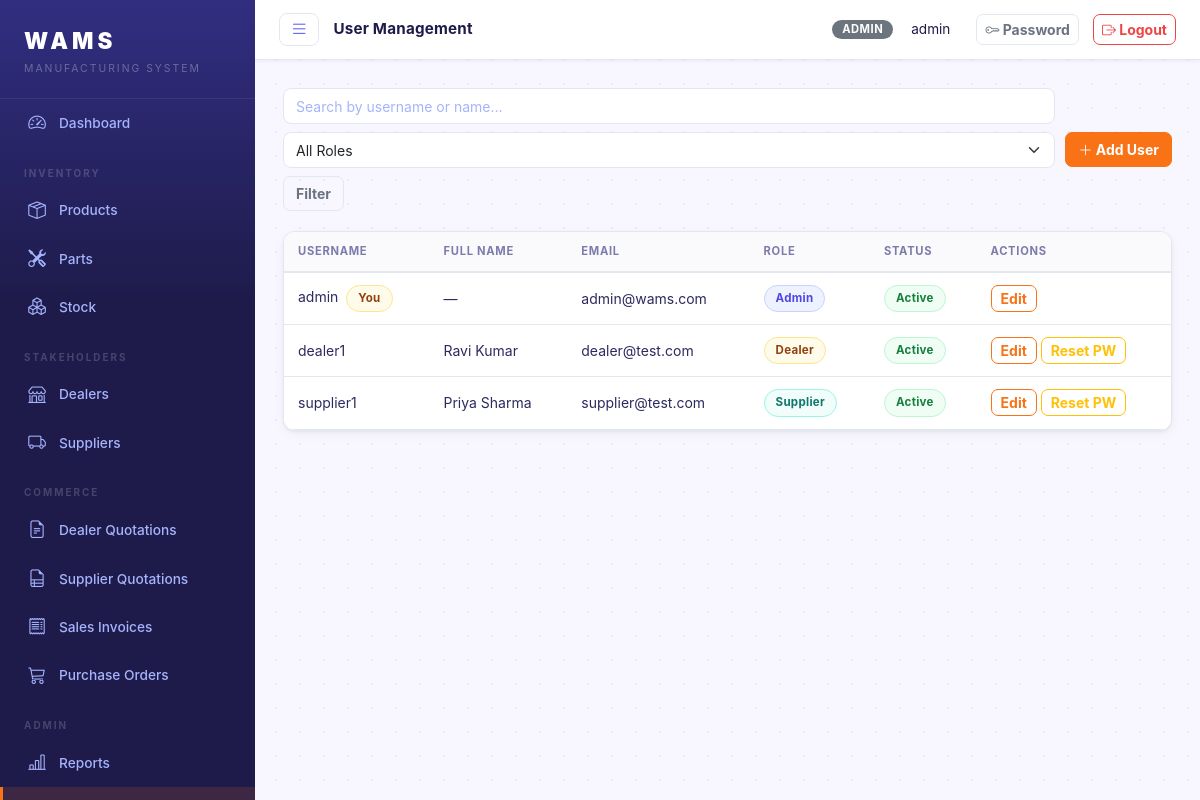
Page /users/ (signed in) on the earlier database version.
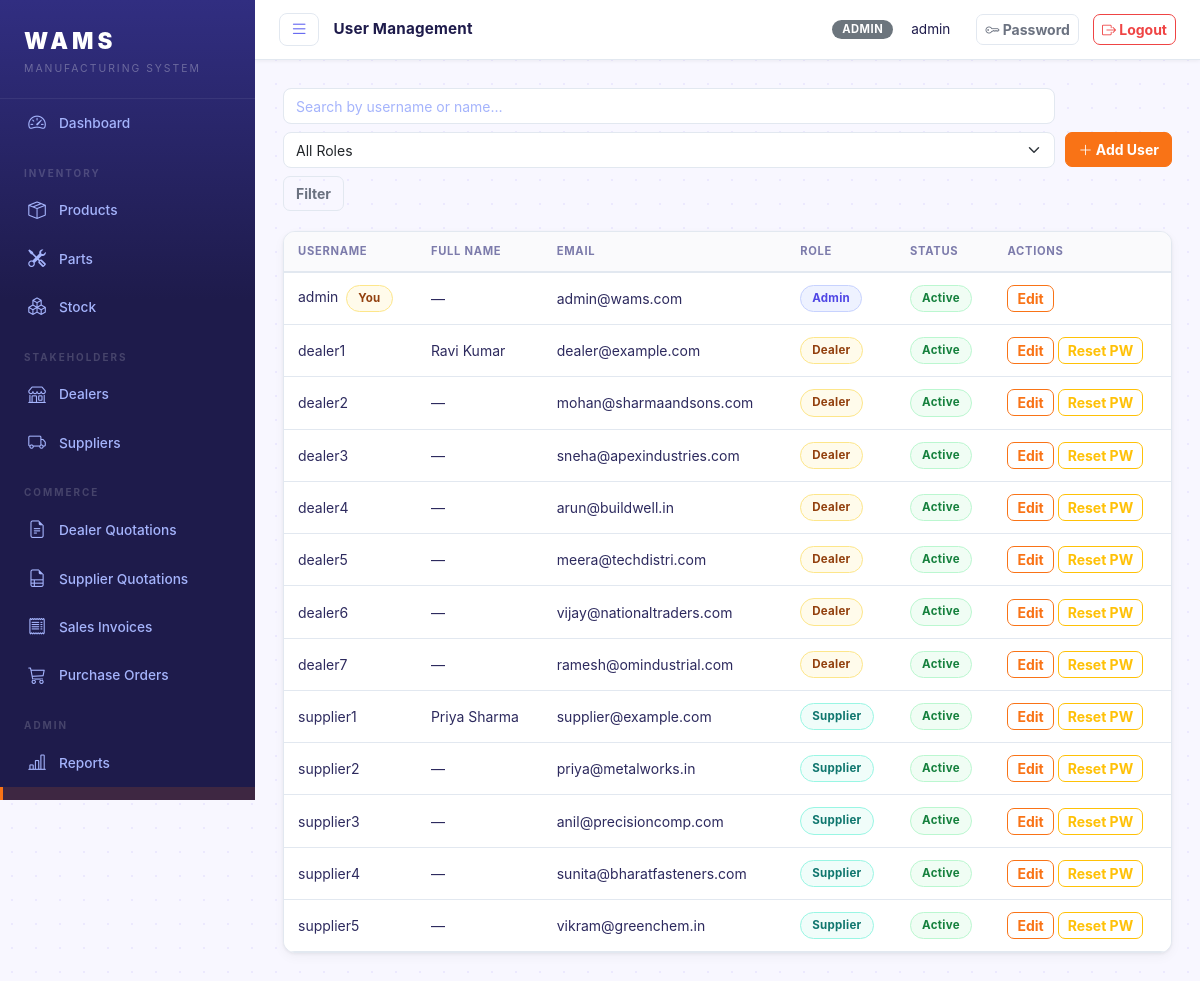
Same page on the later database version.
### core/models.py (models this page shows, shortened)
class User(AbstractUser):
    ROLE_CHOICES = [
        ('admin', 'Admin'),
        ('dealer', 'Dealer'),
        ('supplier', 'Supplier'),
    ]
    role = models.CharField(max_length=20, choices=ROLE_CHOICES, default='dealer')
    phone = models.CharField(max_length=20, blank=True)

### core/views.py (the view)
# urls.py: path('users/', views.user_list, name='user_list'),
@login_required
@admin_required
def user_list(request):
    qs = User.objects.all().order_by('role', 'username')
    q = request.GET.get('q', '').strip()
    if q:
        qs = qs.filter(Q(username__icontains=q) | Q(first_name__icontains=q) | Q(last_name__icontains=q))
    role = request.GET.get('role', '')
    if role:
        qs = qs.filter(role=role)
    page = paginate(request, qs)
    return render(request, 'core/users/list.html', {
        'page_obj': page, 'q': q, 'role': role,
        'role_choices': User.ROLE_CHOICES,
    })

### core/views.py (called while the page is built)
def paginate(request, qs, per_page=20):
    paginator = Paginator(qs, per_page)
    page = request.GET.get('page', 1)
    return paginator.get_page(page)

### templates/core/users/list.html (shortened to what this page needs)
{% extends 'base.html' %}
{% block page_title %}User Management{% endblock %}
{% block content %}
<div class="page-toolbar">
  <form class="search-form" method="get">
    <input type="text" name="q" value="{{ q }}" class="form-control" placeholder="Search by username or name…">
    <select name="role" class="form-select">
      <option value="">All Roles</option>
    </select>
    <button class="btn btn-outline-secondary">Filter</button>
  </form>
  <a href="{% url 'user_create' %}" class="btn btn-primary"><i class="bi bi-plus-lg"></i> Add User</a>
</div>
<div class="card">
  <div class="card-body p-0">
    <table class="table table-hover mb-0">
      <thead>
        <tr><th>Username</th><th>Full Name</th><th>Email</th><th>Role</th><th>Status</th><th>Actions</th></tr>
      </thead>
      <tbody>
      {% for u in page_obj %}
      <tr>
        <td>
          {{ u.username }}
          {% if u == request.user %}<span class="badge-status badge-pending ms-1">You</span>{% endif %}
        </td>
        <td>{{ u.get_full_name|default:"—" }}</td>
        <td>{{ u.email|default:"—" }}</td>
        <td>
          {% if u.role == 'admin' %}<span class="badge-status badge-sent">{{ u.get_role_display }}</span>
          {% elif u.role == 'dealer' %}<span class="badge-status badge-pending">{{ u.get_role_display }}</span>
          {% else %}<span class="badge-status badge-received">{{ u.get_role_display }}</span>
          {% endif %}
        </td>
        <td>
          {% if u.is_active %}
          <span class="badge-status badge-accepted">Active</span>
          {% else %}
          <span class="badge-status badge-draft">Inactive</span>
          {% endif %}
        </td>
        <td>
          <a href="{% url 'user_edit' u.pk %}" class="btn btn-xs btn-outline-primary">Edit</a>
          {% if u != request.user %}
          <a href="{% url 'user_reset_password' u.pk %}" class="btn btn-xs btn-outline-warning">Reset PW</a>
          {% endif %}
        </td>
      </tr>
      {% empty %}
      <tr><td colspan="6" class="text-center text-muted py-4">No users found.</td></tr>
      {% endfor %}
      </tbody>
    </table>
  </div>
</div>
{% endblock %}

### templates/base.html (shortened to what the changed rows need)
{% load static %}
<!DOCTYPE html>
<html lang="en">
<head>
<link rel="stylesheet" href="https://cdn.jsdelivr.net/npm/bootstrap@5.3.2/dist/css/bootstrap.min.css">
<link rel="stylesheet" href="https://cdn.jsdelivr.net/npm/bootstrap-icons@1.11.3/font/bootstrap-icons.css">
<link rel="stylesheet" href="{% static 'css/style.css' %}">
</head>
<body>
<div class="app-wrapper">
  <nav class="sidebar" id="sidebar">
    <ul class="sidebar-menu">
      {% if user.role == 'admin' %}
      <li class="menu-section">Inventory</li>
      <li>
        <a href="{% url 'product_list' %}" class="{% if 'product' in request.resolver_match.url_name %}active{% endif %}">
          <i class="bi bi-box-seam"></i> Products
        </a>
      </li>
      <li>
        <a href="{% url 'part_list' %}" class="{% if 'part' in request.resolver_match.url_name %}active{% endif %}">
          <i class="bi bi-tools"></i> Parts
        </a>
      </li>
      <li>
        <a href="{% url 'stock_overview' %}" class="{% if 'stock' in request.resolver_match.url_name %}active{% endif %}">
          <i class="bi bi-boxes"></i> Stock
        </a>
      </li>
      <li class="menu-section">Stakeholders</li>
      <li>
        <a href="{% url 'dealer_list' %}" class="{% if 'dealer_list' in request.resolver_match.url_name or 'dealer_create' in request.resolver_match.url_name or 'dealer_update' in request.resolver_match.url_name %}active{% endif %}">
          <i class="bi bi-shop"></i> Dealers
        </a>
      </li>
      <li>
        <a href="{% url 'supplier_list' %}" class="">
          <i class="bi bi-truck"></i> Suppliers
        </a>
      </li>
      <li class="menu-section">Commerce</li>
      <li>
        <a href="{% url 'dealer_quotation_list' %}" class="{% if 'dealer_quotation' in request.resolver_match.url_name %}active{% endif %}">
          <i class="bi bi-file-earmark-text"></i> Dealer Quotations
        </a>
      </li>
      <li>
        <a href="{% url 'supplier_quotation_list' %}" class="{% if 'supplier_quotation' in request.resolver_match.url_name %}active{% endif %}">
          <i class="bi bi-file-earmark-ruled"></i> Supplier Quotations
        </a>
      </li>
      <li>
        <a href="{% url 'dealer_transaction_list' %}" class="{% if 'dealer_transaction' in request.resolver_match.url_name %}active{% endif %}">
          <i class="bi bi-receipt"></i> Sales Invoices
        </a>
      </li>
      <li>
        <a href="{% url 'supplier_transaction_list' %}" class="{% if 'supplier_transaction' in request.resolver_match.url_name %}active{% endif %}">
          <i class="bi bi-cart3"></i> Purchase Orders
        </a>
      </li>
      <li class="menu-section">Admin</li>
      <li>
        <a href="{% url 'reports' %}" class="{% if 'reports' in request.resolver_match.url_name %}active{% endif %}">
          <i class="bi bi-bar-chart-line"></i> Reports
        </a>
      </li>
      <li>
        <a href="{% url 'user_list' %}" class="{% if 'user' in request.resolver_match.url_name %}active{% endif %}">
          <i class="bi bi-people"></i> Users
        </a>
      </li>
      {% endif %}
    </ul>
  </nav>
  <div class="content-area" id="contentArea">
    <header class="topbar">
      <div class="topbar-right">
        <span class="badge bg-secondary text-uppercase me-2">{{ user.role }}</span>
        <span class="me-3">{{ user.get_full_name|default:user.username }}</span>
        <a href="{% url 'change_password' %}" class="btn btn-sm btn-outline-secondary me-1">
          <i class="bi bi-key"></i> Password
        </a>
        <a href="{% url 'logout' %}" class="btn btn-sm btn-outline-danger">
          <i class="bi bi-box-arrow-right"></i> Logout
        </a>
      </div>
    </header>
    <main class="main-content">
      {% block content %}{% endblock %}
    </main>
  </div>
</div>
</body>
</html>

Differences in the rows shown:
changed User "dealer1": email "dealer@test.com" → "dealer@example.com"
added User: username "dealer2", get_full_name "—", email "mohan@sharmaandsons.com", role "Dealer", is_active "Active", shows "Reset PW"
added User: username "dealer3", get_full_name "—", email "sneha@apexindustries.com", role "Dealer", is_active "Active", shows "Reset PW"
added User: username "dealer4", get_full_name "—", email "arun@buildwell.in", role "Dealer", is_active "Active", shows "Reset PW"
added User: username "dealer5", get_full_name "—", email "meera@techdistri.com", role "Dealer", is_active "Active", shows "Reset PW"
added User: username "dealer6", get_full_name "—", email "vijay@nationaltraders.com", role "Dealer", is_active "Active", shows "Reset PW"
added User: username "dealer7", get_full_name "—", email "ramesh@omindustrial.com", role "Dealer", is_active "Active", shows "Reset PW"
changed User "supplier1": email "supplier@test.com" → "supplier@example.com"
added User: username "supplier2", get_full_name "—", email "priya@metalworks.in", role "Supplier", is_active "Active", shows "Reset PW"
added User: username "supplier3", get_full_name "—", email "anil@precisioncomp.com", role "Supplier", is_active "Active", shows "Reset PW"
added User: username "supplier4", get_full_name "—", email "sunita@bharatfasteners.com", role "Supplier", is_active "Active", shows "Reset PW"
added User: username "supplier5", get_full_name "—", email "vikram@greenchem.in", role "Supplier", is_active "Active", shows "Reset PW"
